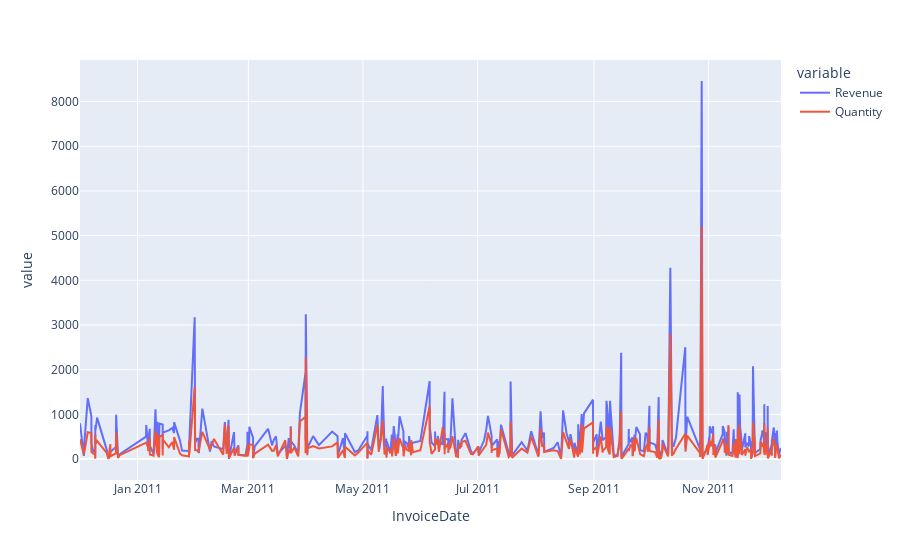

This figure's notebook cell:
### Markdown cell above
## 2. Create an interactive line chart showing quantity and revenue sold to France between January 1st and May 31st 2011.

### Code cell
data[data['Country']=='France'].groupby('InvoiceDate').sum().plot(y=['Revenue','Quantity'],kind='line').show()

### Figure 1 — Plotly figure (JSON) as saved in the notebook; plotly's stock layout.template omitted (floating-point values rounded to 4 significant figures; data arrays with more than 128 entries replaced by an {"elided": "..."} marker saying what was removed)
{"data": [{"hovertemplate": "variable=Revenue<br>InvoiceDate=%{x}<br>value=%{y}<extra></extra>", "legendgroup": "Revenue", "line": {"color": "#636efa", "dash": "solid"}, "marker": {"symbol": "circle"}, "mode": "lines", "name": "Revenue", "orientation": "v", "showlegend": true, "type": "scatter", "x": {"elided": "380 str values"}, "xaxis": "x", "y": {"elided": "380 float values"}, "yaxis": "y"}, {"hovertemplate": "variable=Quantity<br>InvoiceDate=%{x}<br>value=%{y}<extra></extra>", "legendgroup": "Quantity", "line": {"color": "#EF553B", "dash": "solid"}, "marker": {"symbol": "circle"}, "mode": "lines", "name": "Quantity", "orientation": "v", "showlegend": true, "type": "scatter", "x": {"elided": "380 str values"}, "xaxis": "x", "y": {"elided": "380 int values"}, "yaxis": "y"}], "layout": {"legend": {"title": {"text": "variable"}, "tracegroupgap": 0}, "margin": {"t": 60}, "xaxis": {"anchor": "y", "domain": [0, 1], "title": {"text": "InvoiceDate"}}, "yaxis": {"anchor": "x", "domain": [0, 1], "title": {"text": "value"}}}}
